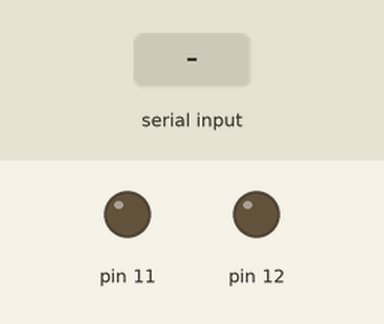
This sketch was run on a simulated Arduino Uno, built with avr-gcc and run on an emulated ATmega328P. Parts: output pins drawn as LEDs (lit = HIGH). The test bench sets the inputs (shaded band).

Above: at 1.2 s.
1.3 s: "20 volt" received over Serial
At 1.8 s:
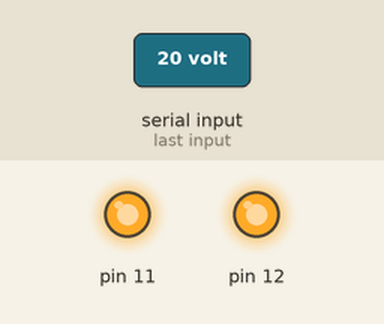
Timing chart, 0 to 4.3 s (numbered marks = the images above; inputs shaded):
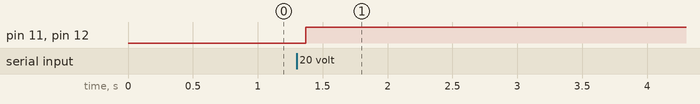

Measured:
- after the input at 1.3 s, pin 11, pin 12: LOW → HIGH after 0.07 s

The sketch:

BLUETOOTH_CHARGER_code.ino
```cpp
String text;
void setup() {
  // put your setup code here, to run once:
Serial.begin(9600);
pinMode(11,OUTPUT);
pinMode(12,OUTPUT);
}

void loop() {
  // put your main code here, to run repeatedly:
  while(Serial.available())
  {
    delay(10);
     char c=Serial.read();
     text += c;

  }
 if(text.length()>0)
 {
  if(text=="20 volt")
  {
    digitalWrite(12,HIGH);
    digitalWrite(11,HIGH);
  }
 text="";
 }
}
```
